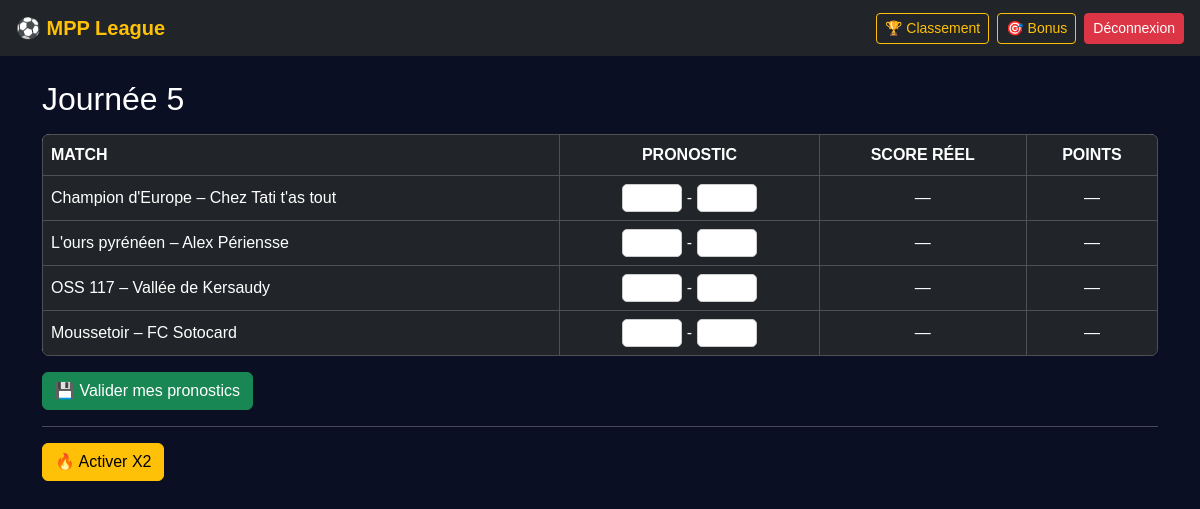
The page /journee/5 (signed in) on the database its author committed.
### tables this page shows
CREATE TABLE journees (
    id INTEGER PRIMARY KEY AUTOINCREMENT,
    nom TEXT,
    date_debut TEXT,
    verrou TEXT,
    mail_rappel_envoye INTEGER DEFAULT 0,
    mail_verrou_envoye INTEGER DEFAULT 0
);

CREATE TABLE matchs (
    id INTEGER PRIMARY KEY AUTOINCREMENT,
    journee_id INTEGER,
    equipe_dom TEXT,
    equipe_ext TEXT
);

### app.py (the view, shortened to what this page needs)
@app.route("/journee/<int:jid>", methods=["GET", "POST"])
@login_required
def journee(jid):
    conn = db()
    journee = conn.execute(
        "SELECT * FROM journees WHERE id=?",
        (jid,)
    ).fetchone()
    if not journee:
        return "Journée introuvable", 404
    verrouille = now() >= datetime.fromisoformat(journee["verrou"])
    rows = conn.execute("""
    SELECT
        m.id AS match_id,
        m.equipe_dom,
        m.equipe_ext,
        p.score_dom AS prono_dom,
        p.score_ext AS prono_ext,
        r.score_dom AS real_dom,
        r.score_ext AS real_ext,
        CASE
            WHEN r.score_dom IS NULL THEN NULL

            -- 3 pts : score exact
            WHEN p.score_dom = r.score_dom
            AND p.score_ext = r.score_ext
            THEN 3

            -- 2 pts : bonne différence de buts
            WHEN (p.score_dom - p.score_ext) = (r.score_dom - r.score_ext)
            THEN 2

            -- 1 pt : bonne issue (victoire / nul / défaite)
            WHEN (p.score_dom - p.score_ext) * (r.score_dom - r.score_ext) > 0
                OR (p.score_dom = p.score_ext AND r.score_dom = r.score_ext)
            THEN 1

            ELSE 0
        END AS points
    FROM matchs m
    LEFT JOIN pronos p
        ON p.match_id = m.id AND p.user_id = ?
    LEFT JOIN results r
        ON r.match_id = m.id
    WHERE m.journee_id = ?
    ORDER BY m.id
    """, (session["user_id"], jid)).fetchall()
    x2_current = conn.execute("""
        SELECT 1 FROM x2 WHERE user_id=? AND journee_id=?
    """, (session["user_id"], jid)).fetchone()
    x2_other = conn.execute("""
        SELECT j.id, j.nom
        FROM x2 x
        JOIN journees j ON j.id = x.journee_id
        WHERE x.user_id=? AND x.journee_id != ?
    """, (session["user_id"], jid)).fetchone()
    x2_mult = 2 if x2_current else 1
    return render_template(
        "journee.html",
        journee=journee,
        matchs=rows,
        verrouille=verrouille,
        x2_current=x2_current,
        x2_other=x2_other,
        x2_mult=x2_mult
    )

### app.py (called while the page is built)
def db():
    conn = sqlite3.connect(DB)
    conn.row_factory = sqlite3.Row
    return conn

def now():
    return datetime.now()

def login_required(f):
    @wraps(f)
    def wrap(*args, **kwargs):
        if "user_id" not in session:
            return redirect("/login")
        return f(*args, **kwargs)
    return wrap

### templates/journee.html (shortened to what this page needs)
{% extends "layout.html" %}
{% block content %}
<h2 class="text-white mb-3">{{ journee.nom }}</h2>
<form method="post">
<table class="table table-dark table-bordered align-middle">
<thead>
<tr>
    <th>Match</th>
    <th class="text-center">Pronostic</th>
    <th class="text-center">Score réel</th>
    <th class="text-center">Points</th>
</tr>
</thead>
<tbody>
{% for m in matchs %}
<tr
>
    <td>{{ m.equipe_dom }} – {{ m.equipe_ext }}</td>
    <td class="text-center">
        <input type="number" min="0" name="dom_{{ m.match_id }}"
               value="{{ m.prono_dom if m.prono_dom is not none }}"
               {% if verrouille %}disabled{% endif %} style="width:60px;">
        -
        <input type="number" min="0" name="ext_{{ m.match_id }}"
               value="{{ m.prono_ext if m.prono_ext is not none }}"
               {% if verrouille %}disabled{% endif %} style="width:60px;">
    </td>
    <td class="text-center">
        {% if m.real_dom is not none %}
            {{ m.real_dom }} - {{ m.real_ext }}
        {% else %}
            —
        {% endif %}
    </td>
    <td class="text-center">
        {% if m.points is not none %}
            <span class="fw-bold">{{ m.points * x2_mult }}</span>
        {% else %}
            —
        {% endif %}
    </td>
</tr>
{% endfor %}
</tbody>
</table>
{% if not verrouille %}
<button class="btn btn-success">💾 Valider mes pronostics</button>
{% else %}
<div class="alert alert-secondary">Pronostics verrouillés</div>
{% endif %}
</form>
<hr>
{% if not x2_current and not x2_other and not verrouille %}
<form method="post" action="/x2/on/{{ journee.id }}">
    <button class="btn btn-warning">🔥 Activer X2</button>
</form>
{% elif x2_other %}
<div class="alert alert-secondary">
    Bonus X2 déjà utilisé sur {{ x2_other.nom }}
</div>
{% endif %}
{% endblock %}

### static/style.css (style rules this page uses)
body { background: #0a0f24 url('/static/football-bg.jpg') center/cover no-repeat; color: #f8f9fa; font-family: 'Montserrat', sans-serif; }
table { background: rgba(255,255,255,0.85); color: #000; border-radius: 8px; overflow: hidden; }
table th { background: #1e3a8a; color: #fff; text-transform: uppercase; }
table td { padding: 8px; font-weight: 500; }
input, select { border-radius: 5px; border: 1px solid #ccc; }

### rows shown on the page
journees: nom "Journée 5"
matchs: equipe_dom "Champion d'Europe", equipe_ext "Chez Tati t'as tout"
matchs: equipe_dom "L'ours pyrénéen", equipe_ext "Alex Périensse"
matchs: equipe_dom "OSS 117", equipe_ext "Vallée de Kersaudy"
matchs: equipe_dom "Moussetoir", equipe_ext "FC Sotocard"
